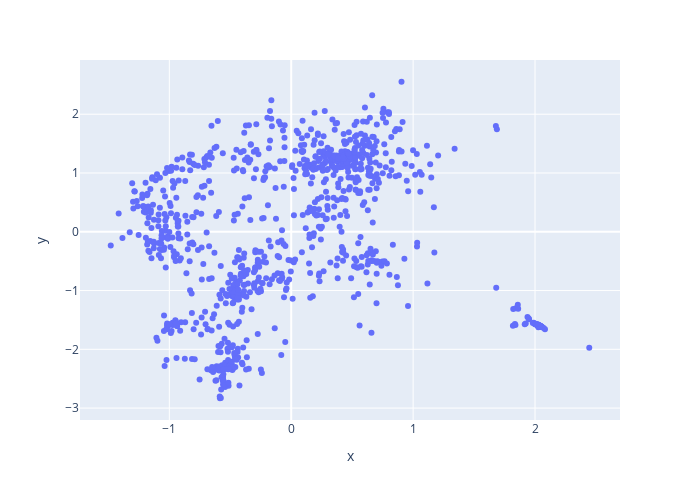

Notebook source saved alongside this figure:
### Code cell
fig = px.scatter(x=data[:, 0], y=data[:, 1], width=700, height=500)
fig.show()

### Figure 1 — Plotly figure (JSON) as saved in the notebook; plotly's stock layout.template omitted (floating-point values rounded to 4 significant figures; data arrays with more than 128 entries replaced by an {"elided": "..."} marker saying what was removed)
{"data": [{"hovertemplate": "x=%{x}<br>y=%{y}<extra></extra>", "legendgroup": "", "marker": {"color": "#636efa", "symbol": "circle"}, "mode": "markers", "name": "", "orientation": "v", "showlegend": false, "type": "scatter", "x": {"elided": "1000 float values"}, "xaxis": "x", "y": {"elided": "1000 float values"}, "yaxis": "y"}], "layout": {"height": 500, "legend": {"tracegroupgap": 0}, "margin": {"t": 60}, "width": 700, "xaxis": {"anchor": "y", "autorange": true, "domain": [0, 1], "range": [-1.733, 2.697], "title": {"text": "x"}, "type": "linear"}, "yaxis": {"anchor": "x", "autorange": true, "domain": [0, 1], "range": [-3.202, 2.923], "title": {"text": "y"}, "type": "linear"}}}
